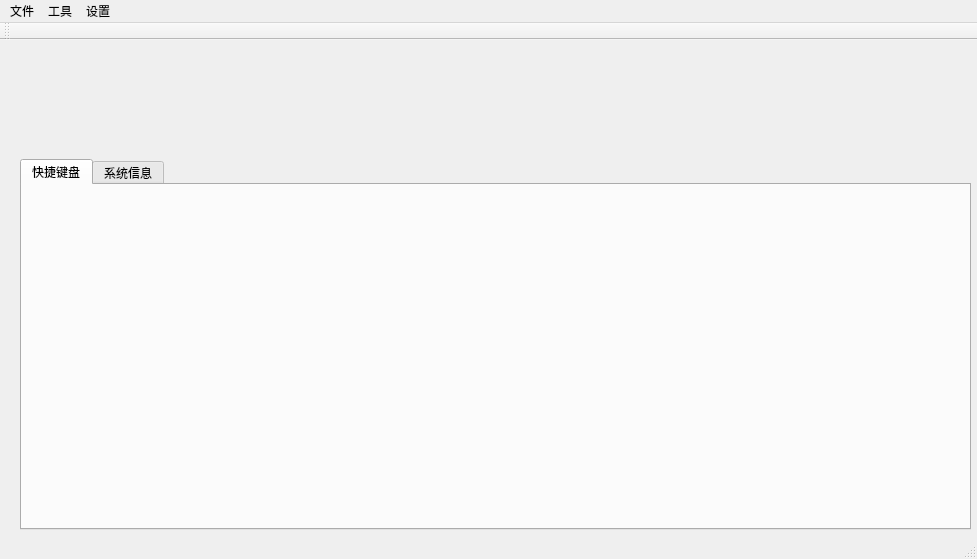
<?xml version="1.0" encoding="UTF-8"?>
<ui version="4.0">
 <class>MainWindow</class>
 <widget class="QMainWindow" name="MainWindow">
  <property name="geometry">
   <rect>
    <x>0</x>
    <y>0</y>
    <width>977</width>
    <height>559</height>
   </rect>
  </property>
  <property name="sizePolicy">
   <sizepolicy hsizetype="Expanding" vsizetype="Expanding">
    <horstretch>0</horstretch>
    <verstretch>0</verstretch>
   </sizepolicy>
  </property>
  <property name="windowTitle">
   <string>QuickStart</string>
  </property>
  <widget class="QWidget" name="centralWidget">
   <widget class="QTabWidget" name="tabWidget">
    <property name="geometry">
     <rect>
      <x>20</x>
      <y>119</y>
      <width>951</width>
      <height>371</height>
     </rect>
    </property>
    <property name="currentIndex">
     <number>0</number>
    </property>
    <widget class="QWidget" name="tab">
     <attribute name="title">
      <string>快捷键盘</string>
     </attribute>
    </widget>
    <widget class="QWidget" name="tab_Info">
     <attribute name="title">
      <string>系统信息</string>
     </attribute>
    </widget>
   </widget>
  </widget>
  <widget class="QMenuBar" name="menuBar">
   <property name="geometry">
    <rect>
     <x>0</x>
     <y>0</y>
     <width>977</width>
     <height>25</height>
    </rect>
   </property>
   <widget class="QMenu" name="menu">
    <property name="title">
     <string>文件</string>
    </property>
    <addaction name="action_Quit"/>
   </widget>
   <widget class="QMenu" name="menu_2">
    <property name="title">
     <string>工具</string>
    </property>
    <addaction name="action_StartMenu"/>
    <addaction name="action_Taskmgr"/>
    <addaction name="action_ControlPanel"/>
   </widget>
   <widget class="QMenu" name="menu_3">
    <property name="title">
     <string>设置</string>
    </property>
    <widget class="QMenu" name="menu_4">
     <property name="title">
      <string>皮肤</string>
     </property>
     <addaction name="action_LightSkin"/>
     <addaction name="action_NightSkin"/>
    </widget>
    <addaction name="menu_4"/>
   </widget>
   <addaction name="menu"/>
   <addaction name="menu_2"/>
   <addaction name="menu_3"/>
  </widget>
  <widget class="QToolBar" name="mainToolBar">
   <attribute name="toolBarArea">
    <enum>TopToolBarArea</enum>
   </attribute>
   <attribute name="toolBarBreak">
    <bool>false</bool>
   </attribute>
  </widget>
  <widget class="QStatusBar" name="statusBar"/>
  <action name="action_Quit">
   <property name="text">
    <string>退出</string>
   </property>
  </action>
  <action name="action_StartMenu">
   <property name="text">
    <string>打开开始菜单文件夹</string>
   </property>
  </action>
  <action name="action_Taskmgr">
   <property name="text">
    <string>打开任务管理器</string>
   </property>
  </action>
  <action name="action_ControlPanel">
   <property name="text">
    <string>打开控制面板</string>
   </property>
  </action>
  <action name="action_Manage">
   <property name="text">
    <string>打开设备管理器</string>
   </property>
  </action>
  <action name="action_NightSkin">
   <property name="text">
    <string>夜间模式</string>
   </property>
  </action>
  <action name="action_LightSkin">
   <property name="text">
    <string>日间模式</string>
   </property>
   <property name="toolTip">
    <string>日间模式</string>
   </property>
  </action>
 </widget>
 <layoutdefault spacing="6" margin="11"/>
 <resources/>
 <connections/>
 <designerdata>
  <property name="gridDeltaX">
   <number>10</number>
  </property>
  <property name="gridDeltaY">
   <number>10</number>
  </property>
  <property name="gridSnapX">
   <bool>true</bool>
  </property>
  <property name="gridSnapY">
   <bool>true</bool>
  </property>
  <property name="gridVisible">
   <bool>true</bool>
  </property>
 </designerdata>
</ui>
